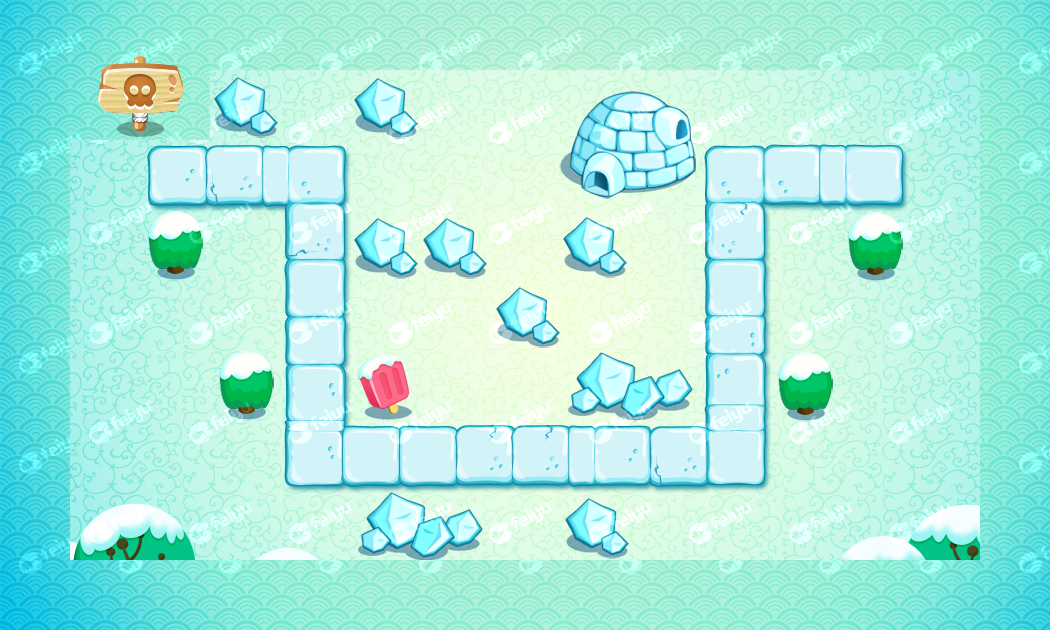

Below is a game level as drawn by its tile map, then a one-line description and the .tmx file that defines it, in full:
An orthogonal 15x9 tile map with 70x70 px tiles, 2 tile layers (bg, bg2), 3 tilesets and 55 objects.

<map version="1.10" tiledversion="1.10.2" orientation="orthogonal" renderorder="right-down" width="15" height="9" tilewidth="70" tileheight="70" infinite="0" nextlayerid="6" nextobjectid="59">
 <tileset firstgid="1" name="BG1" tilewidth="70" tileheight="70" tilecount="144" columns="16">
  <image source="BG1.png" width="1136" height="640" />
 </tileset>
 <tileset firstgid="145" name="1" tilewidth="70" tileheight="70" tilecount="91" columns="13">
  <image source="1.png" width="910" height="490" />
 </tileset>
 <tileset firstgid="236" name="start01" tilewidth="70" tileheight="70" tilecount="4" columns="2">
  <image source="Object/start01.png" width="140" height="140" />
 </tileset>
 <layer id="1" name="bg" width="15" height="9">
  <data encoding="csv">
1,2,3,4,5,6,7,8,9,10,11,12,13,14,15,
17,18,19,20,21,22,23,24,25,26,27,28,29,30,31,
33,34,35,36,37,38,39,40,41,42,43,44,45,46,47,
49,50,51,52,53,54,55,56,57,58,59,60,61,62,63,
65,66,67,68,69,70,71,72,73,74,75,76,77,78,79,
81,82,83,84,85,86,87,88,89,90,91,92,93,94,95,
97,98,99,100,101,102,103,104,105,106,107,108,109,110,111,
113,114,115,116,117,118,119,120,121,122,123,124,125,126,127,
129,130,131,132,133,134,135,136,137,138,139,140,141,142,143
</data>
 </layer>
 <objectgroup id="4" name="carrot">
  <object id="16" x="925" y="173" />
  <object id="17" x="923" y="176" />
  <object id="18" x="923" y="171" />
  <object id="19" x="931" y="148" />
  <object id="20" x="912" y="134" />
  <object id="21" x="883" y="127" />
  <object id="22" x="935" y="166" />
  <object id="23" x="935" y="198" />
  <object id="24" x="936" y="147" />
  <object id="25" x="927" y="162" width="1" height="1" />
  <object id="26" x="926" y="157" />
  <object id="27" x="926" y="157" />
  <object id="28" x="928" y="154" />
  <object id="29" x="925" y="175">
   <point />
  </object>
 </objectgroup>
 <layer id="2" name="bg2" width="15" height="9">
  <data encoding="csv">
0,236,237,0,0,0,0,0,0,0,0,0,0,0,0,
0,238,239,147,148,149,150,151,152,153,154,155,156,157,0,
0,158,159,160,161,162,163,164,165,166,167,168,169,170,0,
0,171,172,173,174,175,176,177,178,179,180,181,182,183,0,
0,184,185,186,187,188,189,190,191,192,193,194,195,196,0,
0,197,198,199,200,201,202,203,204,205,206,207,208,209,0,
0,210,211,212,213,214,215,216,217,218,219,220,221,222,0,
0,223,224,225,226,227,228,229,230,231,232,233,234,235,0,
0,0,0,0,0,0,0,0,0,0,0,0,0,0,0
</data>
 </layer>
 <objectgroup id="3" name="money">
  <object id="1" x="632" y="142" />
  <object id="2" x="241" y="102" />
  <object id="3" x="379" y="100" />
  <object id="4" x="451" y="243" />
  <object id="5" x="376" y="239" />
  <object id="6" x="245" y="384" />
  <object id="7" x="176" y="240" />
  <object id="8" x="525" y="315" />
  <object id="9" x="592" y="240" />
  <object id="10" x="384" y="380" />
  <object id="11" x="626" y="393" />
  <object id="12" x="803" y="387" />
  <object id="13" x="877" y="247" />
  <object id="14" x="595" y="522" />
  <object id="15" x="407" y="527" />
 </objectgroup>
 <objectgroup id="5" name="bottle">
  <object id="30" x="350" y="280" width="70" height="70" />
  <object id="31" x="420" y="350" width="70" height="70" />
  <object id="35" x="490" y="350" width="70" height="70" />
  <object id="36" x="210" y="210" width="70" height="70" />
  <object id="37" x="210" y="280" width="70" height="70" />
  <object id="38" x="210" y="420" width="70" height="70" />
  <object id="39" x="280" y="490" width="70" height="70" />
  <object id="40" x="210" y="490" width="70" height="70" />
  <object id="41" x="280" y="70" width="70" height="70" />
  <object id="42" x="350" y="140" width="70" height="70" />
  <object id="43" x="490" y="490" width="70" height="70" />
  <object id="44" x="630" y="490" width="70" height="70" />
  <object id="45" x="700" y="490" width="70" height="70" />
  <object id="46" x="770" y="490" width="70" height="70" />
  <object id="47" x="770" y="420" width="70" height="70" />
  <object id="48" x="630" y="280" width="70" height="70" />
  <object id="49" x="560" y="280" width="70" height="70" />
  <object id="50" x="420" y="280" width="70" height="70" />
  <object id="51" x="770" y="280" width="70" height="70" />
  <object id="52" x="630" y="210" width="70" height="70" />
  <object id="53" x="770" y="210" width="70" height="70" />
  <object id="54" x="700" y="70" width="70" height="70" />
  <object id="55" x="770" y="70" width="70" height="70" />
  <object id="56" x="840" y="70" width="70" height="70" />
  <object id="57" x="140" y="350" width="70" height="70" />
  <object id="58" x="840" y="350" width="70" height="70" />
 </objectgroup>
</map>
